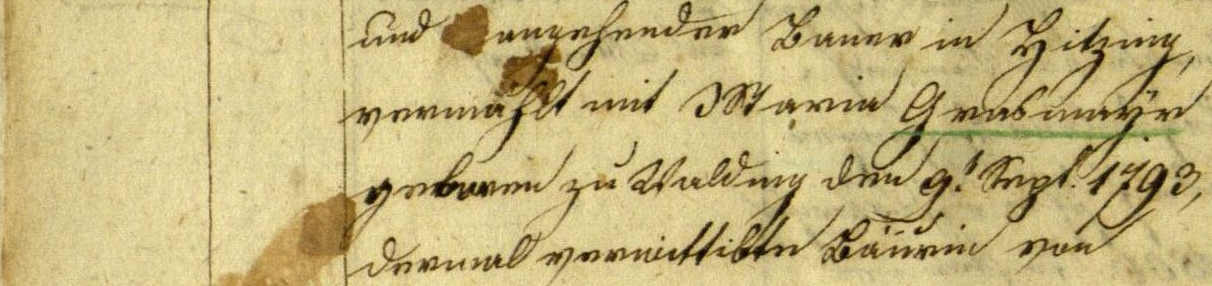
#> input picture dataset/8.bmp, 1212 x 286 px
$ python opening_variants.py
#> lines starting #> are read from the running program, lines starting #| are printed output that depends on the picture; after the words box and inside, x2 and y2 are one past the last pixel; in counts of white or black regions, pixels touching at a corner belong together
from skimage.morphology import area_opening, reconstruction
import cv2
import matplotlib.pyplot as plt
import numpy as np
from itertools import combinations

#opening by reconstruction
img = cv2.imread("./dataset/8.bmp", 0)
#> img: shape (286, 1212); min 3, max 235, mean 179.7
kernel = cv2.getStructuringElement(cv2.MORPH_CROSS, (5, 5))

img_erosion = cv2.erode(img, kernel, iterations=1)
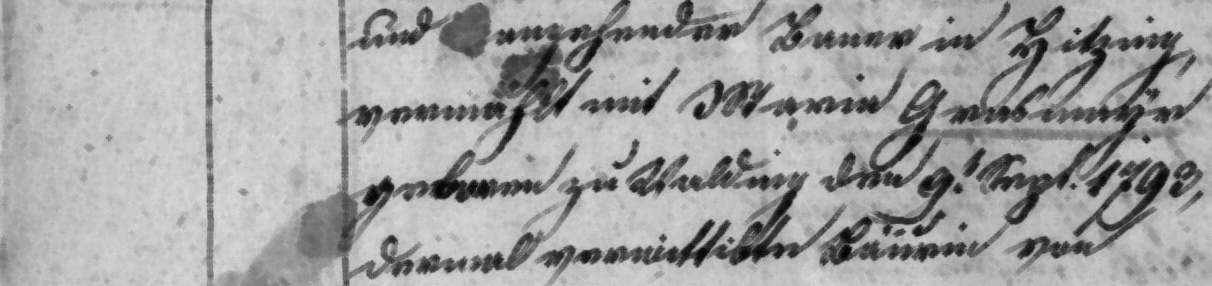
#> img_erosion: shape (286, 1212); min 3, max 221, mean 162.9
opening_r = reconstruction(img_erosion, img)

#parametric opening
opening_param = np.zeros_like(img)

coords = np.argwhere(kernel == 1)
subsets = list(combinations(coords, 4))

for subset in subsets:
    sub_kernel = np.zeros_like(kernel, dtype=np.uint8)

    for r, c in subset:
        sub_kernel[r, c] = 1

    opened = cv2.morphologyEx(img, cv2.MORPH_OPEN, sub_kernel)
    opening_param = np.maximum(opening_param, opened)
#> this loop made 126 passes
#> pass 1, `opened = cv2.morphologyEx(img, cv2.MORPH_OPEN, sub_kernel)`:
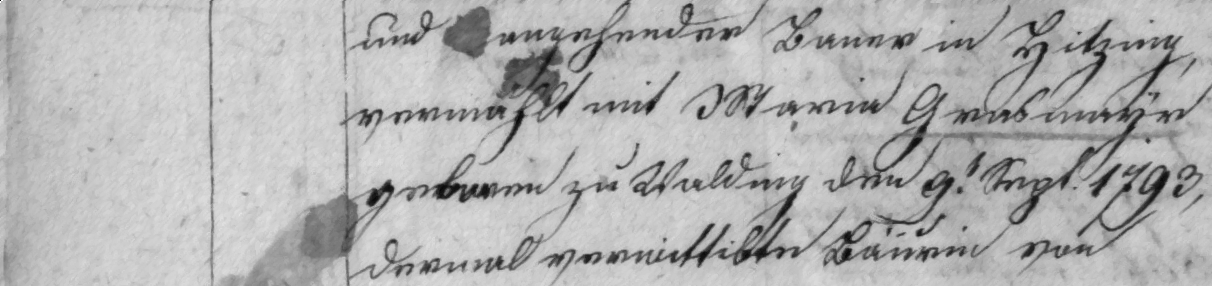
#> opened: shape (286, 1212); min 0, max 255, mean 178.4
#> after the loop:
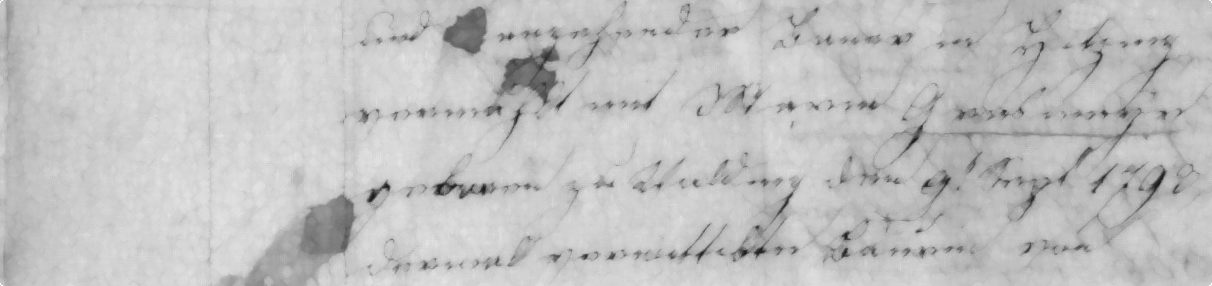
#> opening_param: shape (286, 1212); min 25, max 255, mean 193.1

#attribute opening
opening_attribute = np.zeros_like(img)
threshold = 160

_, binary = cv2.threshold(img, 127, 255, cv2.THRESH_BINARY_INV)
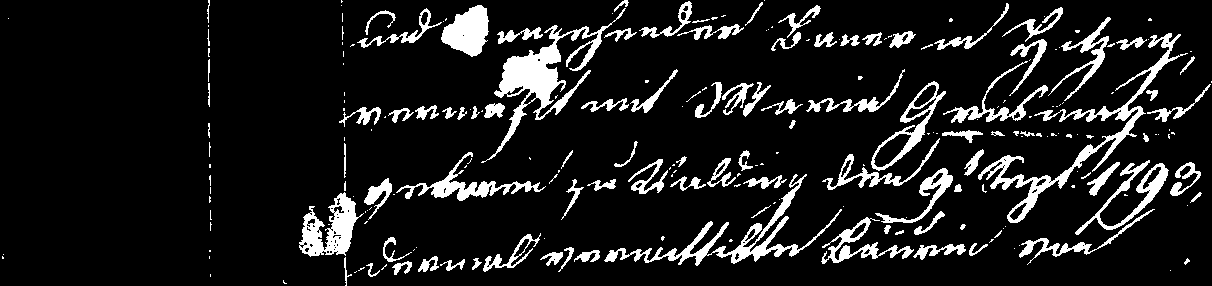
#> binary: shape (286, 1212); 11% white; 233 white regions (134 under 20 px), largest, box (x1, y1, x2, y2) and area: (481, 8, 626, 163) 3884, (978, 33, 1188, 223) 3567, (604, 174, 842, 266) 2742
num_labels, labels, _, _ = cv2.connectedComponentsWithStats(binary)
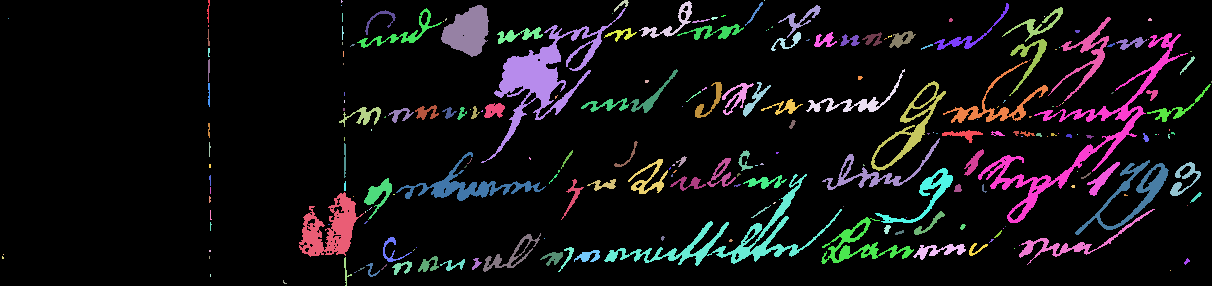
#> labels: shape (286, 1212) int32; 234 distinct labels, from 0 to 233; one colour per label, 0 black
#> num_labels = 234

for i in range(1, num_labels):
    mask = (labels == i)
    component_pixels = img[mask]

    if component_pixels.mean() < threshold:
        opening_attribute[mask] = component_pixels
#> this loop made 233 passes
#> component_pixels on passes 2, 5, 8: [110, 114, 124, 116], [123], [122]
#> pass 1, `mask = (labels == i)`:
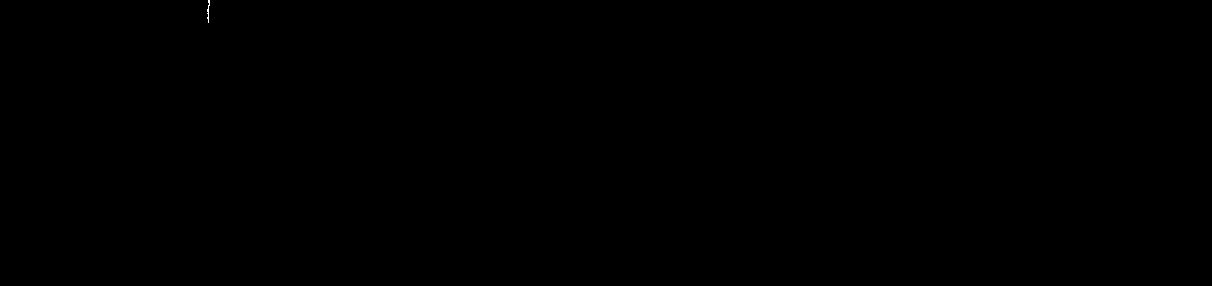
#> mask: shape (286, 1212) bool; 0.01% white in thin lines or dots, all inside (x1, y1, x2, y2) = (207, 0, 210, 23)
#> after the loop:
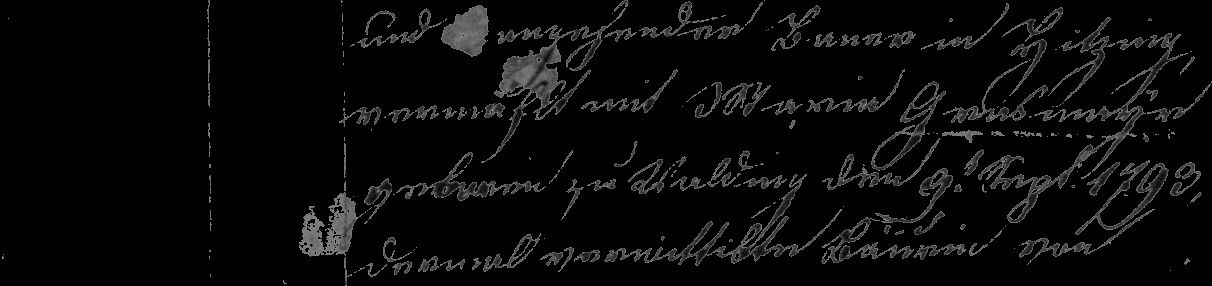
#> opening_attribute: shape (286, 1212); min 0, max 127, mean 9.5


#area opening
opening_area = area_opening(img, area_threshold=100)

plt.figure(figsize=(10, 8))

plt.subplot(2, 2, 1)
plt.imshow(img, cmap="gray")
plt.title("Зображення з рівнями сірого")
plt.axis("off")

plt.subplot(2, 2, 2)
plt.imshow(opening_r, cmap="gray")
plt.title("Розкриття за реконструкцією")
plt.axis("off")

plt.subplot(2, 2, 3)
plt.imshow(img, cmap="gray")
plt.title("Зображення з рівнями сірого")
plt.axis("off")

plt.subplot(2, 2, 4)
plt.imshow(opening_param, cmap="gray")
plt.title("Параметричне розкриття")
plt.axis("off")

plt.tight_layout()
plt.show()

#figure 2

plt.figure(figsize=(10, 8))

plt.subplot(2, 2, 1)
plt.imshow(img, cmap="gray")
plt.title("Зображення з рівнями сірого")
plt.axis("off")

plt.subplot(2, 2, 2)
plt.imshow(opening_attribute, cmap="gray")
plt.title("Розкриття за характеристикою")
plt.axis("off")

plt.subplot(2, 2, 3)
plt.imshow(img, cmap="gray")
plt.title("Зображення з рівнями сірого")
plt.axis("off")

plt.subplot(2, 2, 4)
plt.imshow(opening_area, cmap="gray")
plt.title("Розкриття за площею")
plt.axis("off")

plt.tight_layout()
plt.show()

$ run again, with dataset/3.bmp copied over dataset/8.bmp
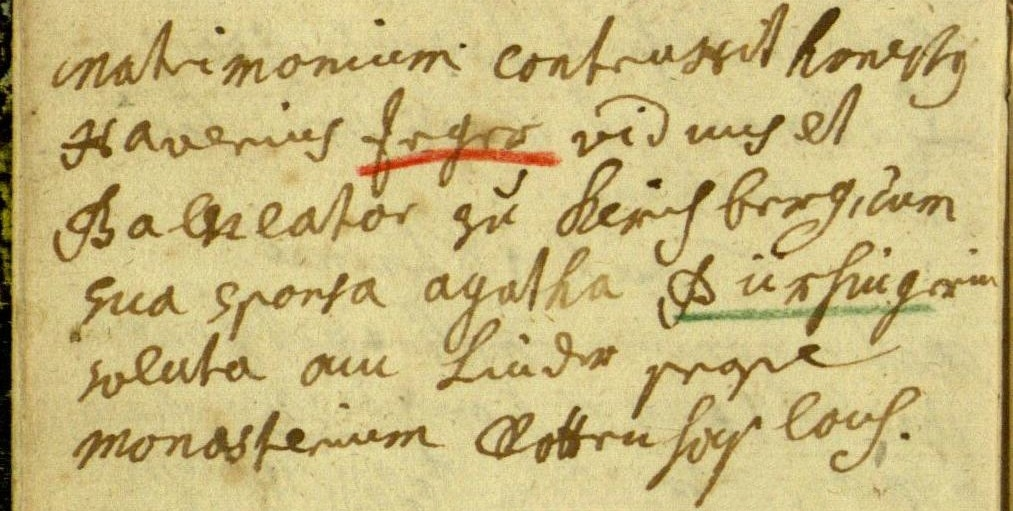
#> input picture dataset/3.bmp, 1013 x 511 px
#> binary: shape (511, 1013); 12.3% white; 243 white regions (120 under 20 px), largest, box (x1, y1, x2, y2) and area: (0, 0, 15, 511) 6553, (1000, 0, 1013, 511) 4238, (360, 88, 555, 198) 3165
#> `num_labels, labels, _, _ = cv2.connectedComponentsWithStats(binary)`:
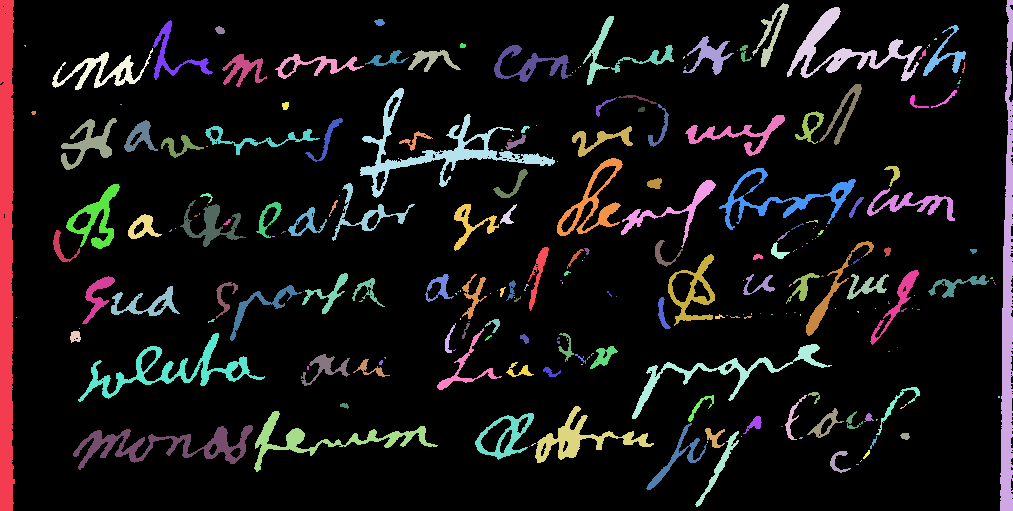
#> labels: shape (511, 1013) int32; 244 distinct labels, from 0 to 243; one colour per label, 0 black
#> num_labels = 244
#> the loop `for i in range(1, num_labels):` made 243 passes
#> component_pixels on passes 11, 13, 17: [127, 122, 126, 122, 124], [126, 123, 125], [126, 121, 119, 122]
#> after the loop `for i in range(1, num_labels):`:
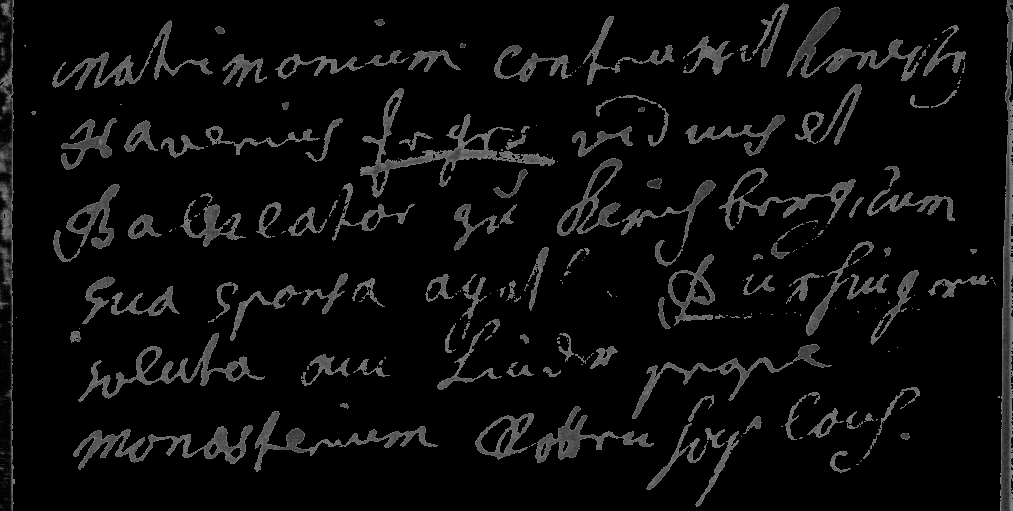
#> opening_attribute: shape (511, 1013); min 0, max 127, mean 11.5

$ run again, with dataset/4.bmp copied over dataset/8.bmp
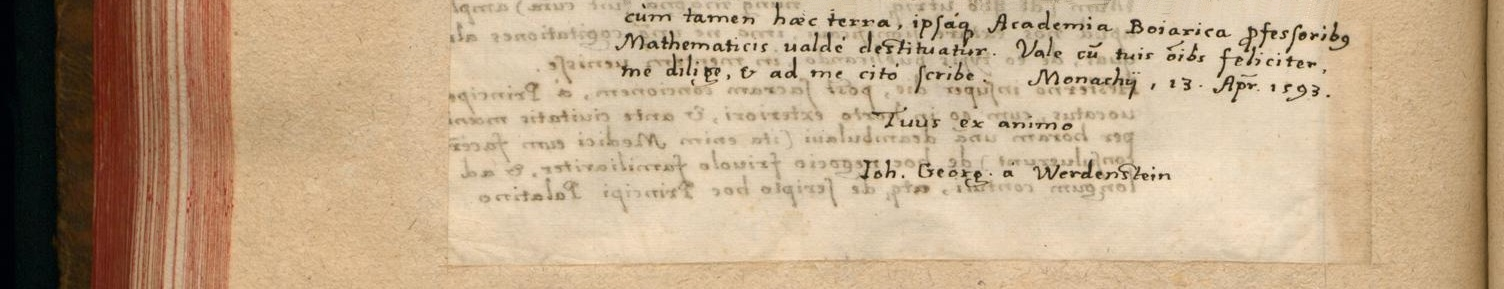
#> input picture dataset/4.bmp, 1504 x 289 px
#> binary: shape (289, 1504); 15% white; 540 white regions (362 under 20 px), largest, box (x1, y1, x2, y2) and area: (0, 0, 170, 289) 45795, (184, 0, 232, 231) 4166, (1475, 0, 1492, 289) 3317
#> labels: shape (289, 1504) int32; 541 distinct labels, from 0 to 540
#> num_labels = 541
#> the loop `for i in range(1, num_labels):` made 540 passes
#> component_pixels on passes 3, 5, 6: [120, 123], [107, 117, 105, 127, 110, 115, 116, 121, 125], [122, 127]
#> after the loop `for i in range(1, num_labels):`:
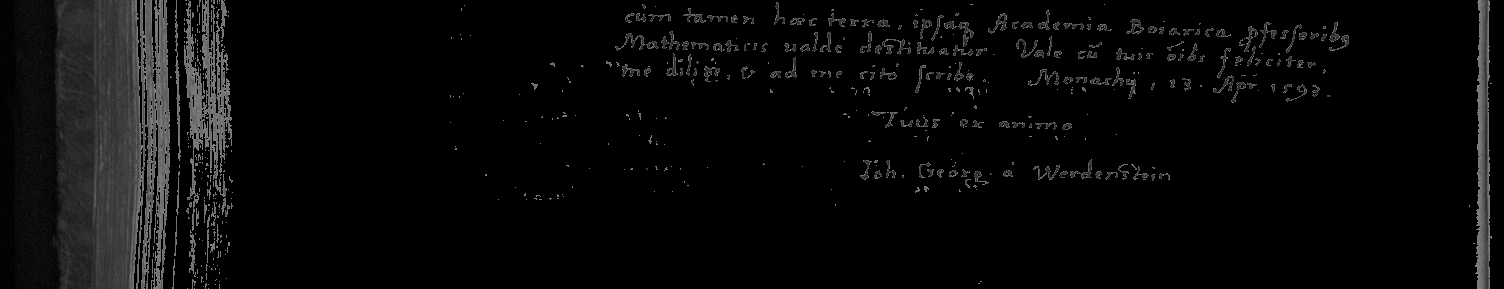
#> opening_attribute: shape (289, 1504); min 0, max 127, mean 8.8
